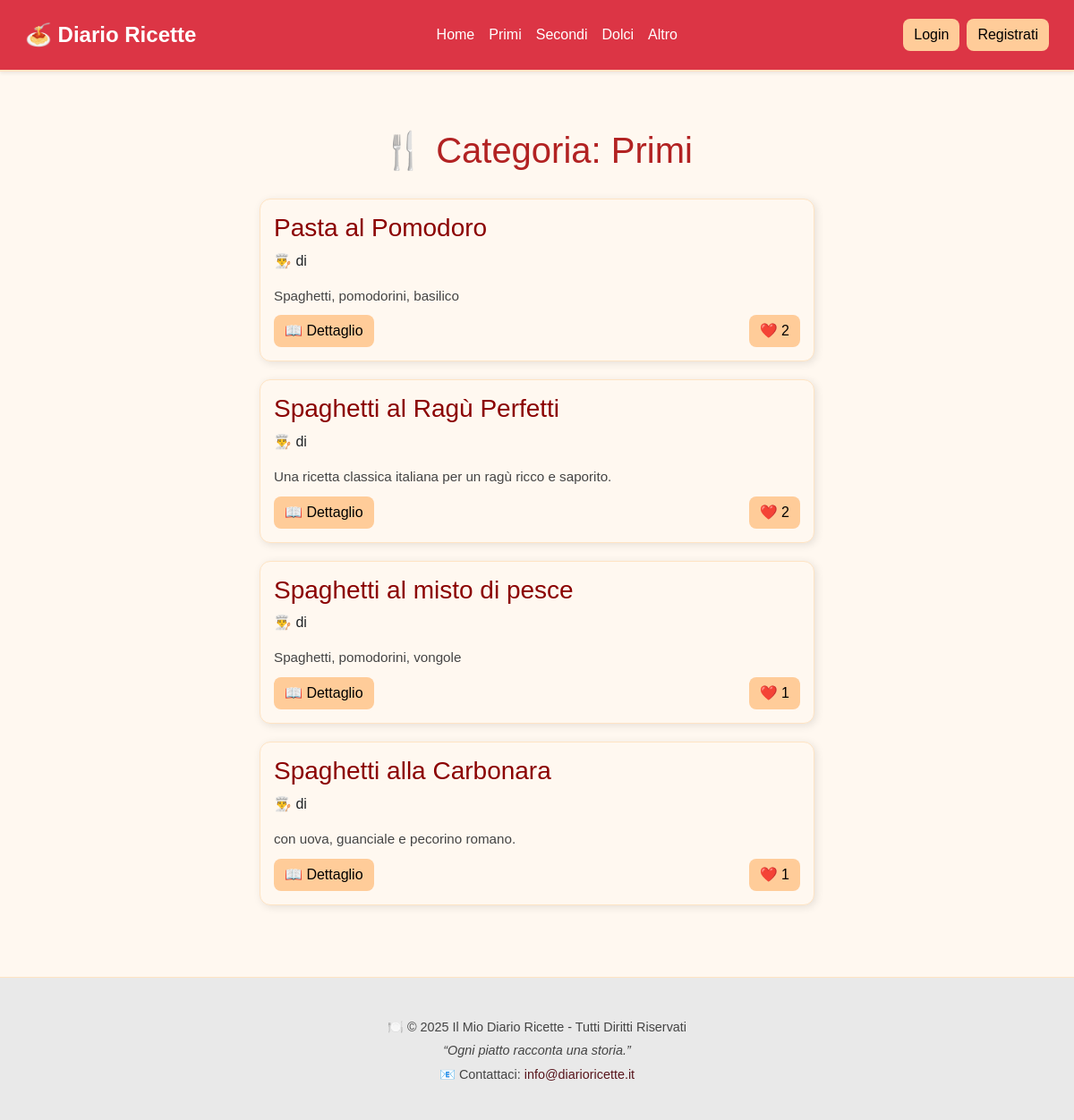
Page /categorie/Primi on the committed database.
### app2.py (models this page shows, shortened)
class Category(db.Model):
    __tablename__ = 'categoria'
    id_categoria = db.Column(db.Integer, primary_key=True)
    name = db.Column('nome', db.String(50), unique=True, nullable=False)
    id = synonym('id_categoria')
    recipes = db.relationship('Recipe', back_populates='category', lazy='dynamic')

class Recipe(db.Model):
    __tablename__ = 'ricetta'
    id_ricetta = db.Column(db.Integer, primary_key=True)
    title = db.Column(db.String(100), nullable=False)
    ingredients = db.Column('ingredienti', db.Text, nullable=False)
    instructions = db.Column('istruzioni', db.Text, nullable=False)
    preparation_time = db.Column('tempo_prep', db.Integer, default=0)
    cooking_time = db.Column('tempo_cottura', db.Integer, default=0)
    servings = db.Column('porzioni', db.Integer, default=1)
    is_private = db.Column('is_privata', db.Boolean, default=False)
    id_autore = db.Column(db.Integer, db.ForeignKey('utente.id_utente'), nullable=False)
    category_id = db.Column(
        'id_categoria',
        db.Integer,
        db.ForeignKey('categoria.id_categoria'),
        nullable=False
    )
    description = db.Column('descrizione', db.Text, nullable=False)
    filename = db.Column('filename', db.String(100), nullable=True)
    creation_date = db.Column('data_creazione_ricetta', db.String(10), default=lambda: time.strftime("%Y-%m-%d"))
    id = synonym('id_ricetta')
    author_id = synonym('id_autore')
    author = db.relationship(
        'User',
        back_populates='recipes',
        foreign_keys=[id_autore]
    )
    category = db.relationship('Category', back_populates='recipes', foreign_keys='Recipe.category_id')
    likes = db.relationship('Like', back_populates='recipe', lazy='dynamic')

### app2.py (the view)
@app.route('/categorie/<nome_categoria>')
def mostra_categoria(nome_categoria):
    category_obj = db.session.scalar(db.select(Category).filter_by(name=nome_categoria))
    if not category_obj:
        flash(f'⚠️ Categoria "{nome_categoria}" non trovata.', 'warning')
        return redirect(url_for('home'))
    ricette_query = db.session.execute(
        db.select(Recipe, User.username.label('autore_nome'), func.count(Like.recipe_id).label('num_likes'))
        .join(User, Recipe.author_id == User.id)
        .outerjoin(Like, Recipe.id == Like.recipe_id)
        .where(Recipe.category_id == category_obj.id)
        .group_by(Recipe.id, User.username)
        .order_by(Recipe.title.asc())
    ).all()
    ricette = []
    for r, autore_nome, num_likes in ricette_query:
        ricette.append({
            'id_ricetta': r.id,
            'titolo_ricetta': r.title,
            'descrizione': r.description,
            'filename': r.filename,
            'autore_nome': autore_nome,
            'categoria_nome': nome_categoria,
            'num_likes': num_likes
        })
    return render_template('categoria.html', ricette=ricette, categoria_nome=nome_categoria)

### templates/categoria.html (shortened to what this page needs)
{% extends 'base.html' %}
{% block content %}
<div class="container">
    <h1 class="titolo">🍴 Categoria: {{ categoria_nome }}</h1>
    {% if ricette %}
        <div class="lista-ricette">
            {% for ricetta in ricette %}
            <div class="ricetta-card">
                <h3>{{ ricetta['titolo_ricetta'] }}</h3>
                <p class="autore">👨‍🍳 di <strong>{{ ricetta['nome_utente'] }}</strong></p>
                <p class="descrizione">
                    {{ ricetta['descrizione'][:150] }}
                </p>
                <div class="azioni">
                    <a href="{{ url_for('dettaglio_ricetta', id_ricetta=ricetta['id_ricetta']) }}" class="btn">📖 Dettaglio</a>
                    <form class="like-form" data-id="{{ ricetta['id_ricetta'] }}" method="POST">
                        <button type="submit" class="btn like-btn">❤️ <span class="likes-count">{{ ricetta['num_likes'] }}</span></button>
                    </form>
                </div>
            </div>
            {% endfor %}
        </div>
    {% else %}
        <p class="vuoto">😢 Non ci sono ricette in questa categoria.</p>
    {% endif %}
</div>
{% endblock %}

### static/stile.css (style rules this page uses)
html, body { height: 100%; }
body { display: flex; flex-direction: column; }

### templates/base.html (style rules this page uses)
body { background: #fff8f0; font-family: 'Arial', sans-serif; }

### templates/categoria.html (style rules this page uses)
.container { max-width: 700px; margin: 0 auto; padding: 20px; }
.titolo { text-align: center; color: #b22222; margin-bottom: 30px; }
.lista-ricette { display: flex; flex-direction: column; gap: 20px; align-items: center; }
.ricetta-card { background: #fff8f0; border: 1px solid #ffe4c4; border-radius: 12px; padding: 15px; box-shadow: 2px 2px 10px rgba(0,0,0,0.1); width: 100%; transition: transform 0.3s, box-shadow 0.3s; }
.ricetta-card h3 { color: #8b0000; }
.descrizione { color: #444; font-size: 0.95em; margin: 10px 0; }
.azioni { display: flex; justify-content: space-between; align-items: center; }
.btn { background: #ffcc99; border: none; border-radius: 8px; padding: 6px 12px; cursor: pointer; text-decoration: none; color: #000; }

### rows in the picture
Category: nome "Primi"
Recipe: titolo_ricetta "Pasta al Pomodoro", descrizione "Spaghetti, pomodorini, basilico", num_likes "2"
Recipe: titolo_ricetta "Spaghetti al Ragù Perfetti", descrizione "Una ricetta classica italiana per un ragù ricco e saporito.", num_likes "2"
Recipe: titolo_ricetta "Spaghetti al misto di pesce", descrizione "Spaghetti, pomodorini, vongole", num_likes "1"
Recipe: titolo_ricetta "Spaghetti alla Carbonara", descrizione "con uova, guanciale e pecorino romano.", num_likes "1"
